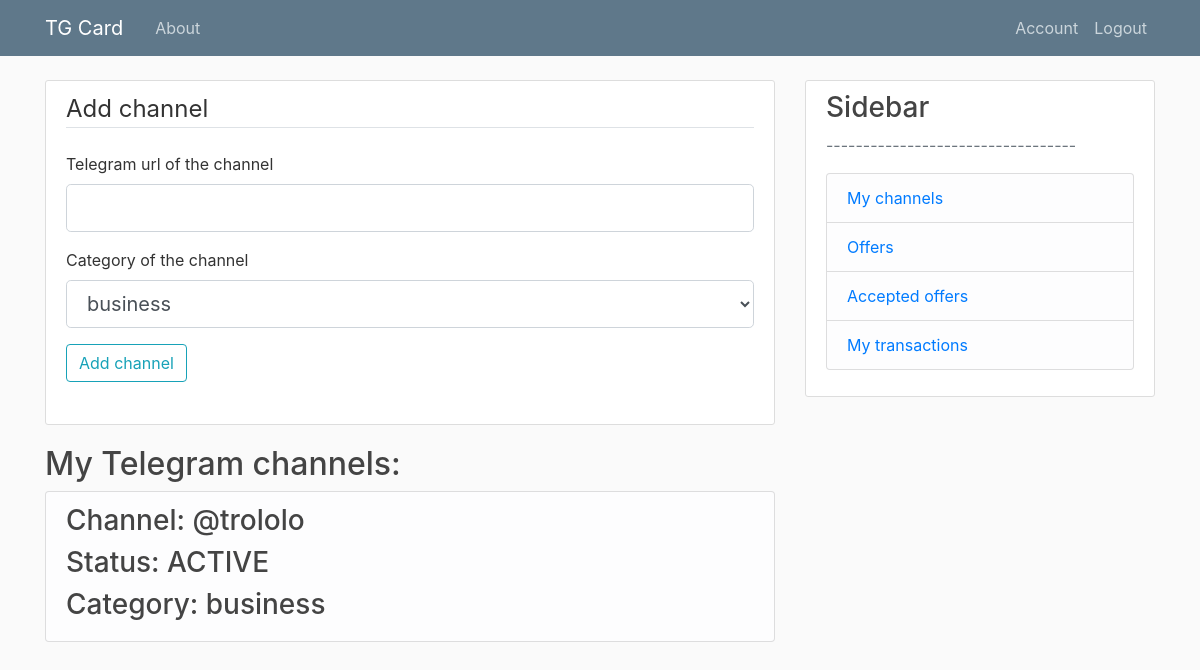
Page /channel (signed in) on the committed database.
### models.py (models this page shows, shortened)
class Channel(db.Model):
    id = db.Column(db.Integer, primary_key=True)
    tgUrl = db.Column(db.String, index=True, unique=True, nullable=False)
    status = db.Column(db.String, index=True, nullable=False) # active \ inactive
    partnerId = db.Column(db.Integer, db.ForeignKey('user.id'), nullable=False)
    categoryListAff = db.relationship('CategoryListAff', backref='channel', lazy=True)

class Category(db.Model):
    id = db.Column(db.Integer, primary_key=True)
    title = db.Column(db.String, index=True, unique=True, nullable=False)
    categoryListAdv = db.relationship('CategoryListAdv', backref='category', lazy=True)
    categoryListAff = db.relationship('CategoryListAff', backref='category', lazy=True)

### routes.py (the view, shortened to what this page needs)
@app.route("/channel", methods=['GET', 'POST'])
@affiliate_access_level()
@login_required
def channel():
    formCategories = [(g.id, g.title) for g in Category.query.all()]
    form = AddChannelForm()
    form.categoryListAff.choices = formCategories
    return render_template('channel.html', title='Channel', form=form)

### forms.py (shortened to what this page needs)
class AddChannelForm(FlaskForm):
    tgUrl = StringField('Telegram url of the channel', validators=[DataRequired()])
    categoryListAff = SelectField('Category of the channel', coerce=int)
    submit = SubmitField('Add channel')

### models.py (called while the page is built)
@login_manager.user_loader
def load_user(user_id):
    return User.query.get(int(user_id))

### routes.py (called while the page is built)
def affiliate_access_level():
    def decorator(f):
        @wraps(f)
        def decorated_function(*args, **kwargs):
            if current_user.role != 'AFFILIATE':
                return redirect(url_for('access_error_page'))
            return f(*args, **kwargs)
        return decorated_function
    return decorator

### templates/channel.html (shortened to what this page needs)
{% extends "layout.html" %}
{% block content %}
    <div class="content-section">
        <form method="POST" action="">
        <fieldset class="form-group">
            <legend class="border-bottom mb-4">Add channel</legend>
            <div class="form-group">
                {{ form.tgUrl.label(class="form-control-label") }}
                {% if form.tgUrl.errors %}
                    {{ form.tgUrl(class="form-control form-control-lg is-invalid") }}
                    <div class="invalid-feedback">
                        {% for error in form.tgUrl.errors %}
                            <span>{{ error }}</span>
                        {% endfor %}
                    </div>
                {% else %}
                    {{ form.tgUrl(class="form-control form-control-lg") }}
                {% endif %}
            </div>
            <div class="form-group">
                {{ form.categoryListAff.label(class="form-control-label") }}
                {% if form.categoryListAff.errors %}
                    {{ form.categoryListAff(class="form-control form-control-lg is-invalid") }}
                    <div class="invalid-feedback">
                        {% for error in form.categoryListAff.errors %}
                            <span>{{ error }}</span>
                        {% endfor %}
                    </div>
                {% else %}
                    {{ form.categoryListAff(class="form-control form-control-lg") }}
                {% endif %}
            </div>
    	    <div class="form-group">
         	    {{ form.submit(class="btn btn-outline-info") }}
    	    </div>
            </fieldset>
        </form>
    </div>
    <h2>My Telegram channels: </h2>
    {% for channel in current_user.channels %}
    <ul class="list-group">
        <li class="list-group-item list-group-item-light">
            <h3>Channel: {{channel.tgUrl}}</h3>
            <h3>Status: {{channel.status}}</h3>
            <h3>Category: {{channel.categoryListAff[0].category.title}}</h3>
        </li>
    </ul>
    {% endfor %}
{% endblock content %}

### static/main.css (style rules this page uses)
body { background: #fafafa; color: #333333; margin-top: 5rem; }
h1, h2, h3, h4, h5, h6 { color: #444444; }
.content-section { background: #ffffff; padding: 10px 20px; border: 1px solid #dddddd; border-radius: 3px; margin-bottom: 20px; }

### rows in the picture
Channel: tgUrl "@trololo", status "ACTIVE", title "business"
